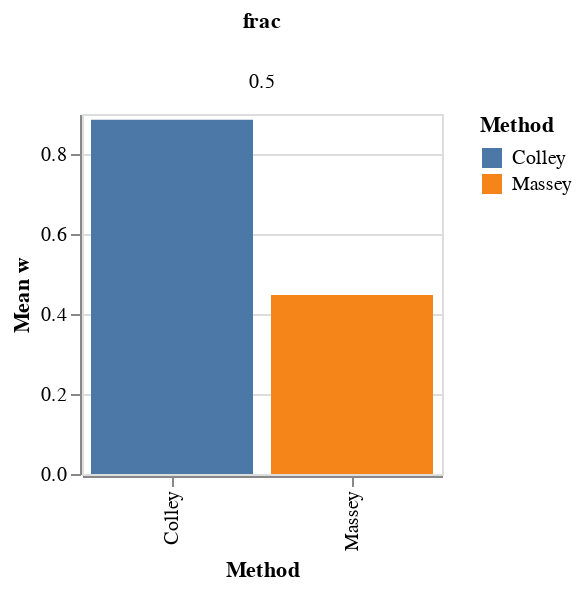

Notebook code for this chart:
### Code cell
import altair as alt

alt.Chart(ws.groupby(['frac','Method'])['w'].mean().to_frame().reset_index()).mark_bar().encode(
    x='Method',
    y=alt.Y('w',title="Mean w"),
    color='Method'#,
    #column='Year:N'
).properties(
    width=180,
    height=180
).facet(column='frac')

### Figure 1 — Vega-Lite specification as saved in the notebook (floating-point values rounded to 4 significant figures)
{"config": {"view": {"continuousWidth": 400, "continuousHeight": 300}}, "data": {"name": "data-4f4b1b774dae943523095a5bc5b735c6"}, "facet": {"column": {"type": "quantitative", "field": "frac"}}, "spec": {"mark": "bar", "encoding": {"color": {"type": "nominal", "field": "Method"}, "x": {"type": "nominal", "field": "Method"}, "y": {"type": "quantitative", "field": "w", "title": "Mean w"}}, "height": 180, "width": 180}, "$schema": "https://vega.github.io/schema/vega-lite/v4.8.1.json", "datasets": {"data-4f4b1b774dae943523095a5bc5b735c6": [{"frac": 0.5, "Method": "Colley", "w": 0.8853}, {"frac": 0.5, "Method": "Massey", "w": 0.4476}]}}
